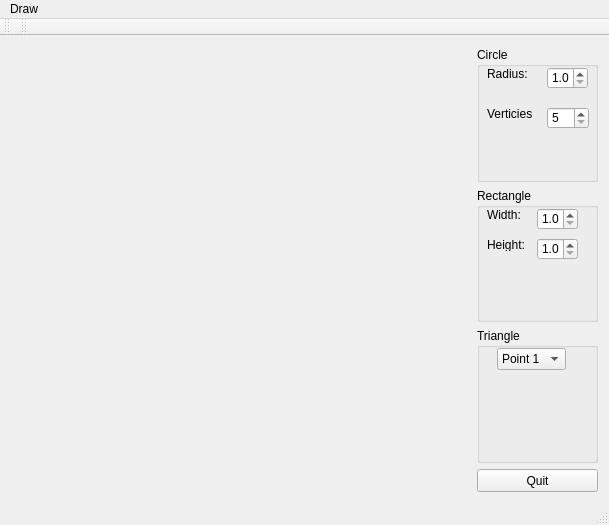
<?xml version="1.0" encoding="UTF-8"?>
<ui version="4.0">
 <class>MainWindow</class>
 <widget class="QMainWindow" name="MainWindow">
  <property name="geometry">
   <rect>
    <x>0</x>
    <y>0</y>
    <width>609</width>
    <height>525</height>
   </rect>
  </property>
  <property name="windowTitle">
   <string>MainWindow</string>
  </property>
  <widget class="QWidget" name="centralWidget">
   <layout class="QGridLayout" name="gridLayout">
    <item row="0" column="0" rowspan="4">
     <widget class="MyPanelOpenGL" name="panelGL" native="true"/>
    </item>
    <item row="0" column="1">
     <widget class="QGroupBox" name="circleGroup">
      <property name="title">
       <string>Circle</string>
      </property>
      <widget class="QLabel" name="label_3">
       <property name="geometry">
        <rect>
         <x>10</x>
         <y>20</y>
         <width>46</width>
         <height>13</height>
        </rect>
       </property>
       <property name="text">
        <string>Radius:</string>
       </property>
      </widget>
      <widget class="QDoubleSpinBox" name="doubleSpinBox">
       <property name="geometry">
        <rect>
         <x>70</x>
         <y>20</y>
         <width>41</width>
         <height>22</height>
        </rect>
       </property>
       <property name="decimals">
        <number>1</number>
       </property>
       <property name="minimum">
        <double>1.000000000000000</double>
       </property>
       <property name="maximum">
        <double>50.000000000000000</double>
       </property>
       <property name="singleStep">
        <double>0.100000000000000</double>
       </property>
      </widget>
      <widget class="QLabel" name="label_4">
       <property name="geometry">
        <rect>
         <x>10</x>
         <y>60</y>
         <width>46</width>
         <height>13</height>
        </rect>
       </property>
       <property name="text">
        <string>Verticies:</string>
       </property>
      </widget>
      <widget class="QSpinBox" name="spinBox_3">
       <property name="geometry">
        <rect>
         <x>70</x>
         <y>60</y>
         <width>42</width>
         <height>22</height>
        </rect>
       </property>
       <property name="minimum">
        <number>5</number>
       </property>
       <property name="maximum">
        <number>60</number>
       </property>
      </widget>
     </widget>
    </item>
    <item row="1" column="1">
     <widget class="QGroupBox" name="rectangleGroup">
      <property name="title">
       <string>Rectangle</string>
      </property>
      <widget class="QLabel" name="label">
       <property name="geometry">
        <rect>
         <x>10</x>
         <y>20</y>
         <width>46</width>
         <height>13</height>
        </rect>
       </property>
       <property name="text">
        <string>Width:</string>
       </property>
      </widget>
      <widget class="QLabel" name="label_2">
       <property name="geometry">
        <rect>
         <x>10</x>
         <y>50</y>
         <width>46</width>
         <height>13</height>
        </rect>
       </property>
       <property name="text">
        <string>Height:</string>
       </property>
      </widget>
      <widget class="QDoubleSpinBox" name="doubleSpinBox_2">
       <property name="geometry">
        <rect>
         <x>60</x>
         <y>20</y>
         <width>41</width>
         <height>22</height>
        </rect>
       </property>
       <property name="decimals">
        <number>1</number>
       </property>
       <property name="minimum">
        <double>1.000000000000000</double>
       </property>
       <property name="maximum">
        <double>20.000000000000000</double>
       </property>
      </widget>
      <widget class="QDoubleSpinBox" name="doubleSpinBox_3">
       <property name="geometry">
        <rect>
         <x>60</x>
         <y>50</y>
         <width>41</width>
         <height>22</height>
        </rect>
       </property>
       <property name="decimals">
        <number>1</number>
       </property>
       <property name="minimum">
        <double>1.000000000000000</double>
       </property>
       <property name="maximum">
        <double>20.000000000000000</double>
       </property>
      </widget>
     </widget>
    </item>
    <item row="2" column="1">
     <widget class="QGroupBox" name="triangleGroup">
      <property name="title">
       <string>Triangle</string>
      </property>
      <widget class="QComboBox" name="pointBox">
       <property name="geometry">
        <rect>
         <x>20</x>
         <y>20</y>
         <width>69</width>
         <height>22</height>
        </rect>
       </property>
       <property name="maxVisibleItems">
        <number>3</number>
       </property>
       <item>
        <property name="text">
         <string>Point 1</string>
        </property>
       </item>
       <item>
        <property name="text">
         <string>Point 2</string>
        </property>
       </item>
       <item>
        <property name="text">
         <string>Point 3</string>
        </property>
       </item>
      </widget>
     </widget>
    </item>
    <item row="3" column="1">
     <widget class="QPushButton" name="quitBtn">
      <property name="maximumSize">
       <size>
        <width>121</width>
        <height>23</height>
       </size>
      </property>
      <property name="text">
       <string>Quit</string>
      </property>
     </widget>
    </item>
   </layout>
  </widget>
  <widget class="QMenuBar" name="menuBar">
   <property name="geometry">
    <rect>
     <x>0</x>
     <y>0</y>
     <width>609</width>
     <height>21</height>
    </rect>
   </property>
   <widget class="QMenu" name="menuDraw">
    <property name="title">
     <string>Draw</string>
    </property>
    <addaction name="actionRectangle"/>
    <addaction name="actionCircle"/>
    <addaction name="actionTriangle"/>
    <addaction name="actionCustom"/>
   </widget>
   <addaction name="menuDraw"/>
  </widget>
  <widget class="QToolBar" name="mainToolBar">
   <attribute name="toolBarArea">
    <enum>TopToolBarArea</enum>
   </attribute>
   <attribute name="toolBarBreak">
    <bool>false</bool>
   </attribute>
  </widget>
  <widget class="QStatusBar" name="statusBar"/>
  <widget class="QToolBar" name="toolBar">
   <property name="windowTitle">
    <string>toolBar</string>
   </property>
   <attribute name="toolBarArea">
    <enum>TopToolBarArea</enum>
   </attribute>
   <attribute name="toolBarBreak">
    <bool>false</bool>
   </attribute>
  </widget>
  <action name="actionRectangle">
   <property name="text">
    <string>Rectangle</string>
   </property>
  </action>
  <action name="actionCircle">
   <property name="text">
    <string>Circle</string>
   </property>
  </action>
  <action name="actionTriangle">
   <property name="text">
    <string>Triangle</string>
   </property>
  </action>
  <action name="actionCustom">
   <property name="text">
    <string>Custom</string>
   </property>
  </action>
 </widget>
 <layoutdefault spacing="6" margin="11"/>
 <customwidgets>
  <customwidget>
   <class>MyPanelOpenGL</class>
   <extends>QWidget</extends>
   <header>mypanelopengl.h</header>
   <container>1</container>
   <slots>
    <signal>draw_rect(double,double)</signal>
    <slot>changeSides(int)</slot>
    <slot>changeRadius(double)</slot>
    <slot>changeCircleRadius(double)</slot>
    <slot>changeCircleVerticies(int)</slot>
    <slot>changeRectangleWidth(double)</slot>
    <slot>changeRectangleHeight(double)</slot>
    <slot>setDrawMode(QString)</slot>
    <slot>setTrianglePoint1(QString)</slot>
    <slot>setCursorTriangle(int)</slot>
   </slots>
  </customwidget>
 </customwidgets>
 <resources/>
 <connections>
  <connection>
   <sender>quitBtn</sender>
   <signal>clicked()</signal>
   <receiver>MainWindow</receiver>
   <slot>close()</slot>
   <hints>
    <hint type="sourcelabel">
     <x>564</x>
     <y>547</y>
    </hint>
    <hint type="destinationlabel">
     <x>299</x>
     <y>259</y>
    </hint>
   </hints>
  </connection>
  <connection>
   <sender>MainWindow</sender>
   <signal>actionTriggered(QString)</signal>
   <receiver>panelGL</receiver>
   <slot>setDrawMode(QString)</slot>
   <hints>
    <hint type="sourcelabel">
     <x>299</x>
     <y>259</y>
    </hint>
    <hint type="destinationlabel">
     <x>235</x>
     <y>268</y>
    </hint>
   </hints>
  </connection>
  <connection>
   <sender>doubleSpinBox_2</sender>
   <signal>valueChanged(double)</signal>
   <receiver>panelGL</receiver>
   <slot>changeRectangleWidth(double)</slot>
   <hints>
    <hint type="sourcelabel">
     <x>554</x>
     <y>285</y>
    </hint>
    <hint type="destinationlabel">
     <x>383</x>
     <y>395</y>
    </hint>
   </hints>
  </connection>
  <connection>
   <sender>doubleSpinBox_3</sender>
   <signal>valueChanged(double)</signal>
   <receiver>panelGL</receiver>
   <slot>changeRectangleHeight(double)</slot>
   <hints>
    <hint type="sourcelabel">
     <x>563</x>
     <y>309</y>
    </hint>
    <hint type="destinationlabel">
     <x>398</x>
     <y>431</y>
    </hint>
   </hints>
  </connection>
  <connection>
   <sender>spinBox_3</sender>
   <signal>valueChanged(int)</signal>
   <receiver>panelGL</receiver>
   <slot>changeCircleVerticies(int)</slot>
   <hints>
    <hint type="sourcelabel">
     <x>572</x>
     <y>183</y>
    </hint>
    <hint type="destinationlabel">
     <x>456</x>
     <y>237</y>
    </hint>
   </hints>
  </connection>
  <connection>
   <sender>doubleSpinBox</sender>
   <signal>valueChanged(double)</signal>
   <receiver>panelGL</receiver>
   <slot>changeCircleRadius(double)</slot>
   <hints>
    <hint type="sourcelabel">
     <x>559</x>
     <y>141</y>
    </hint>
    <hint type="destinationlabel">
     <x>389</x>
     <y>171</y>
    </hint>
   </hints>
  </connection>
  <connection>
   <sender>MainWindow</sender>
   <signal>actionTriggered(QString)</signal>
   <receiver>MainWindow</receiver>
   <slot>disableWidgets(QString)</slot>
   <hints>
    <hint type="sourcelabel">
     <x>299</x>
     <y>259</y>
    </hint>
    <hint type="destinationlabel">
     <x>299</x>
     <y>259</y>
    </hint>
   </hints>
  </connection>
  <connection>
   <sender>pointBox</sender>
   <signal>currentIndexChanged(int)</signal>
   <receiver>panelGL</receiver>
   <slot>setCursorTriangle(int)</slot>
   <hints>
    <hint type="sourcelabel">
     <x>510</x>
     <y>460</y>
    </hint>
    <hint type="destinationlabel">
     <x>300</x>
     <y>458</y>
    </hint>
   </hints>
  </connection>
 </connections>
 <slots>
  <signal>actionTriggered(QString)</signal>
  <slot>on_actionRectangle_triggered()</slot>
  <slot>on_actionCircle_triggered()</slot>
  <slot>on_actionTriangle_triggered()</slot>
  <slot>on_actionCustom_triggered()</slot>
  <slot>disableWidgets(QString)</slot>
  <slot>openTriangleDialog()</slot>
 </slots>
</ui>
